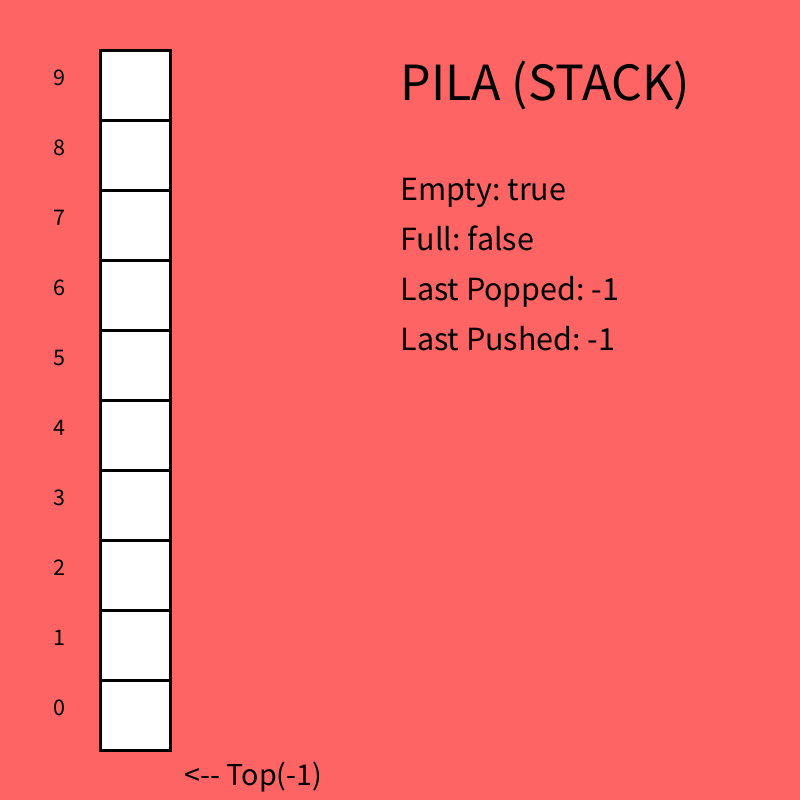
Frame 1 (no input)
Frame 60 (the mouse pressed at the canvas centre just before this capture): identical to frame 1, image omitted
Frame 120 (the mouse held since frame 60 and released just before this capture): identical to frame 1, image omitted

The Processing sketch that drew this single still picture (run headless with seeded random() and noise(); from frame 60 on, the mouse is pressed at the canvas centre):

// Processing sketch: Pila_Numeros
// ── Pila_Numeros.pde
Pila p;

int lastPopped = -1;
int lastPushed = -1;
                                  
void setup(){
  size(800,800);
  p = new Pila();
}

void draw(){
  background(255, 100,100);
  p.display(100,50); 
  
  textSize(54);
  text("PILA (STACK)", 400, 100);
  
  textSize(34);
  text("Empty: "+p.isEmpty(), 400, 200);
  text("Full: "+p.isFull(), 400, 250);
  text("Last Popped: "+lastPopped, 400, 300);
  text("Last Pushed: "+lastPushed, 400, 350);
}

void keyPressed(){
  if(key=='a'){
    if(!p.isFull()){
      lastPushed = (int)random(0, 100);
      p.push(lastPushed);
      println("PUSH: "+lastPushed);
    }
    else {
      println("NO PUSH, Stack is full!!");
    }
  }
  else if(key=='r'){
    if(!p.isEmpty()){
      lastPopped = p.pop();
      println ("POP: "+lastPopped);
    }
    else {
      println("NO POP, Stack is empty!!");
    }
  }
}

// ── Pila.pde

class Pila {
 
  int[] array;
  int top = -1;
  
  Pila(){
    array = new int [10];
  }
  
  void push(int n){
    top++;
    array[top] = n;
  }
  
  int pop(){
    int temp = top;
    top--;
    return array[temp];
  }
  
  boolean isEmpty(){
    return top==-1;
  }
  
  boolean isFull(){
    return top==array.length-1;
  }
  
  void display(int x, int y){
    float r = 70; strokeWeight(3);
    for(int i=array.length-1; i>=0; i--){
      fill(0); textSize(24);
      text(i, x - r/1.5, y + (array.length - i - 1)*r + r/2);
      fill(255);
      rect(x, y + i*r, r,r);
    }
    
    for(int i=array.length-1; i>=0; i--){
      if(i<=top){
        fill(255,0,0); textSize(24); textAlign(CENTER);
        text(array[i],  x + r/2.2, y + (array.length - i - 1)*r + r/2);
      }
    }
    
    fill(0); textSize(32); textAlign(LEFT);
    text("<-- Top("+top+")", x + r*1.2, y + (array.length - top -1)*r + r/2);
  }
  
}
